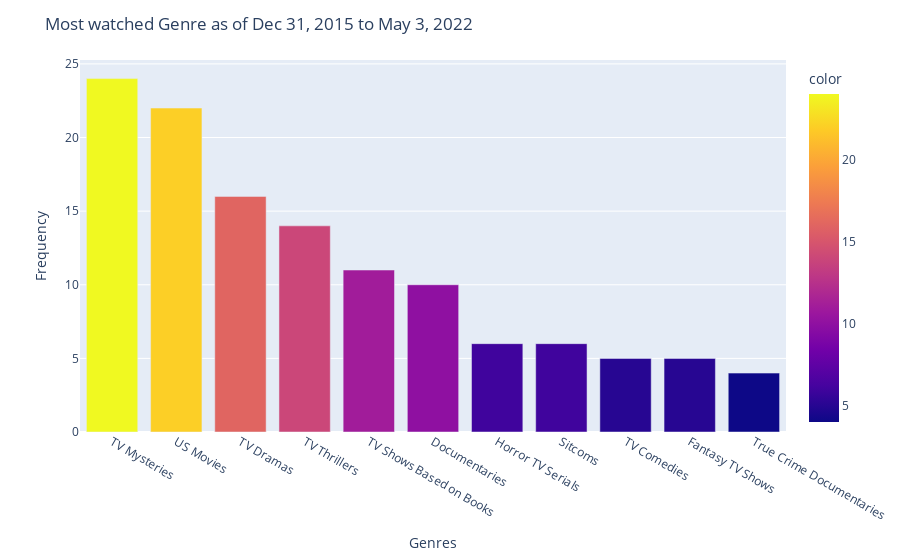

The notebook cell saved with this chart:
### Markdown cell above
# Graph 1
# `Plotting A Bar Chart`
* This bar chart is to show the the most watched genre
Here we added a couple of customs to have the graph look self explanatory and this are listed below:
* we ploted using values gotten from `genre_counts_filtered(subset)`(gotten from our previous cleaning) the main porpose of this graph was to give a viusal representation of of the most watched genre within the years this makes it easy to know what the trend has been over the years.
* we changed the value of the hover_data so as to have a better understanding and view of our graph outside the default.
* we added titles to both the `x` and `y` axis for better understing by anyone.

### Code cell
fig_1 = px.bar(subset,
               x=genre_counts_filtered.index, 
               y=genre_counts_filtered.values, 
               color=genre_counts_filtered.values,
               hover_data={'Genres': genre_counts_filtered.index,
                           'Frequency': genre_counts_filtered.values})

fig_1.update_layout(
    yaxis_tickformat=',',
    title_text='Most watched Genre as of Dec 31, 2015 to May 3, 2022',
    xaxis_title='Genres',
    yaxis_title='Frequency',
    legend=dict(title='Year'))

fig_1.update_traces(hovertemplate='Genre: %{customdata[0]}<br>Frequency: %{y:,}')

fig_1.show()

### Figure 1 — Plotly figure (JSON) as saved in the notebook; plotly's stock layout.template omitted (floating-point values rounded to 4 significant figures)
{"data": [{"alignmentgroup": "True", "customdata": [["TV Mysteries", 24], ["US Movies", 22], ["TV Dramas", 16], ["TV Thrillers", 14], ["TV Shows Based on Books", 11], ["Documentaries", 10], ["Horror TV Serials", 6], ["Sitcoms", 6], ["TV Comedies", 5], ["Fantasy TV Shows", 5], ["True Crime Documentaries", 4]], "hovertemplate": "Genre: %{customdata[0]}<br>Frequency: %{y:,}", "legendgroup": "", "marker": {"color": [24, 22, 16, 14, 11, 10, 6, 6, 5, 5, 4], "coloraxis": "coloraxis", "pattern": {"shape": ""}}, "name": "", "offsetgroup": "", "orientation": "v", "showlegend": false, "textposition": "auto", "type": "bar", "x": ["TV Mysteries", "US Movies", "TV Dramas", "TV Thrillers", "TV Shows Based on Books", "Documentaries", "Horror TV Serials", "Sitcoms", "TV Comedies", "Fantasy TV Shows", "True Crime Documentaries"], "xaxis": "x", "y": [24, 22, 16, 14, 11, 10, 6, 6, 5, 5, 4], "yaxis": "y"}], "layout": {"barmode": "relative", "coloraxis": {"colorbar": {"title": {"text": "color"}}, "colorscale": [[0, "#0d0887"], [0.1111, "#46039f"], [0.2222, "#7201a8"], [0.3333, "#9c179e"], [0.4444, "#bd3786"], [0.5556, "#d8576b"], [0.6667, "#ed7953"], [0.7778, "#fb9f3a"], [0.8889, "#fdca26"], [1, "#f0f921"]]}, "legend": {"title": {"text": "Year"}, "tracegroupgap": 0}, "margin": {"t": 60}, "title": {"text": "Most watched Genre as of Dec 31, 2015 to May 3, 2022"}, "xaxis": {"anchor": "y", "domain": [0, 1], "title": {"text": "Genres"}}, "yaxis": {"anchor": "x", "domain": [0, 1], "tickformat": ",", "title": {"text": "Frequency"}}}}
